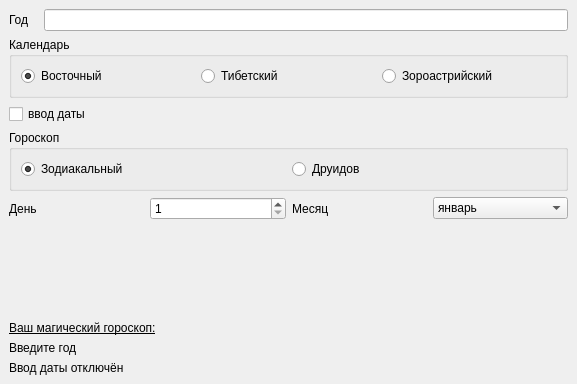
<?xml version="1.0" encoding="UTF-8"?>
<ui version="4.0">
 <class>MainWindow</class>
 <widget class="QMainWindow" name="MainWindow">
  <property name="geometry">
   <rect>
    <x>0</x>
    <y>0</y>
    <width>577</width>
    <height>384</height>
   </rect>
  </property>
  <property name="windowTitle">
   <string>Календари и гороскопы</string>
  </property>
  <widget class="QWidget" name="centralwidget">
   <layout class="QVBoxLayout" name="verticalLayout">
    <item>
     <layout class="QHBoxLayout" name="horizontalLayout_3">
      <property name="spacing">
       <number>15</number>
      </property>
      <item>
       <widget class="QLabel" name="label">
        <property name="text">
         <string>Год</string>
        </property>
       </widget>
      </item>
      <item>
       <widget class="QLineEdit" name="le_year"/>
      </item>
     </layout>
    </item>
    <item>
     <widget class="QGroupBox" name="gb_calendar">
      <property name="title">
       <string>Календарь</string>
      </property>
      <layout class="QHBoxLayout" name="horizontalLayout">
       <item>
        <widget class="QRadioButton" name="rb_eastern">
         <property name="text">
          <string>Восточный</string>
         </property>
         <property name="checked">
          <bool>true</bool>
         </property>
        </widget>
       </item>
       <item>
        <widget class="QRadioButton" name="rb_tibetan">
         <property name="text">
          <string>Тибетский</string>
         </property>
        </widget>
       </item>
       <item>
        <widget class="QRadioButton" name="rb_zoroastrian">
         <property name="text">
          <string>Зороастрийский</string>
         </property>
        </widget>
       </item>
      </layout>
     </widget>
    </item>
    <item>
     <widget class="QCheckBox" name="cb_is_date">
      <property name="text">
       <string>ввод даты</string>
      </property>
     </widget>
    </item>
    <item>
     <widget class="QGroupBox" name="gb_horoscope">
      <property name="title">
       <string>Гороскоп</string>
      </property>
      <layout class="QHBoxLayout" name="horizontalLayout_2">
       <item>
        <widget class="QRadioButton" name="rb_zodiac">
         <property name="text">
          <string>Зодиакальный</string>
         </property>
         <property name="checked">
          <bool>true</bool>
         </property>
        </widget>
       </item>
       <item>
        <widget class="QRadioButton" name="rb_druid">
         <property name="text">
          <string>Друидов</string>
         </property>
        </widget>
       </item>
      </layout>
     </widget>
    </item>
    <item>
     <layout class="QHBoxLayout" name="horizontalLayout_4">
      <item>
       <widget class="QLabel" name="lbl_day">
        <property name="text">
         <string>День</string>
        </property>
       </widget>
      </item>
      <item>
       <widget class="QSpinBox" name="sb_day">
        <property name="minimum">
         <number>1</number>
        </property>
        <property name="maximum">
         <number>31</number>
        </property>
        <property name="value">
         <number>1</number>
        </property>
       </widget>
      </item>
      <item>
       <widget class="QLabel" name="lbl_month">
        <property name="text">
         <string>Месяц</string>
        </property>
       </widget>
      </item>
      <item>
       <widget class="QComboBox" name="cb_month">
        <item>
         <property name="text">
          <string>январь</string>
         </property>
        </item>
        <item>
         <property name="text">
          <string>февраль</string>
         </property>
        </item>
        <item>
         <property name="text">
          <string>март</string>
         </property>
        </item>
        <item>
         <property name="text">
          <string>апрель</string>
         </property>
        </item>
        <item>
         <property name="text">
          <string>май</string>
         </property>
        </item>
        <item>
         <property name="text">
          <string>июнь</string>
         </property>
        </item>
        <item>
         <property name="text">
          <string>июль</string>
         </property>
        </item>
        <item>
         <property name="text">
          <string>август</string>
         </property>
        </item>
        <item>
         <property name="text">
          <string>сентябрь</string>
         </property>
        </item>
        <item>
         <property name="text">
          <string>октябрь</string>
         </property>
        </item>
        <item>
         <property name="text">
          <string>ноябрь</string>
         </property>
        </item>
        <item>
         <property name="text">
          <string>декабрь</string>
         </property>
        </item>
       </widget>
      </item>
     </layout>
    </item>
    <item>
     <spacer name="verticalSpacer">
      <property name="orientation">
       <enum>Qt::Orientation::Vertical</enum>
      </property>
      <property name="sizeHint" stdset="0">
       <size>
        <width>20</width>
        <height>40</height>
       </size>
      </property>
     </spacer>
    </item>
    <item>
     <widget class="QLabel" name="label_4">
      <property name="text">
       <string>&lt;html&gt;&lt;head/&gt;&lt;body&gt;&lt;p&gt;&lt;span style=&quot; text-decoration: underline;&quot;&gt;Ваш магический гороскоп:&lt;/span&gt;&lt;/p&gt;&lt;/body&gt;&lt;/html&gt;</string>
      </property>
     </widget>
    </item>
    <item>
     <widget class="QLabel" name="lbl_calendar">
      <property name="text">
       <string>Введите год</string>
      </property>
     </widget>
    </item>
    <item>
     <widget class="QLabel" name="lbl_horoscope">
      <property name="text">
       <string>Ввод даты отключён</string>
      </property>
     </widget>
    </item>
   </layout>
  </widget>
 </widget>
 <resources/>
 <connections/>
</ui>
